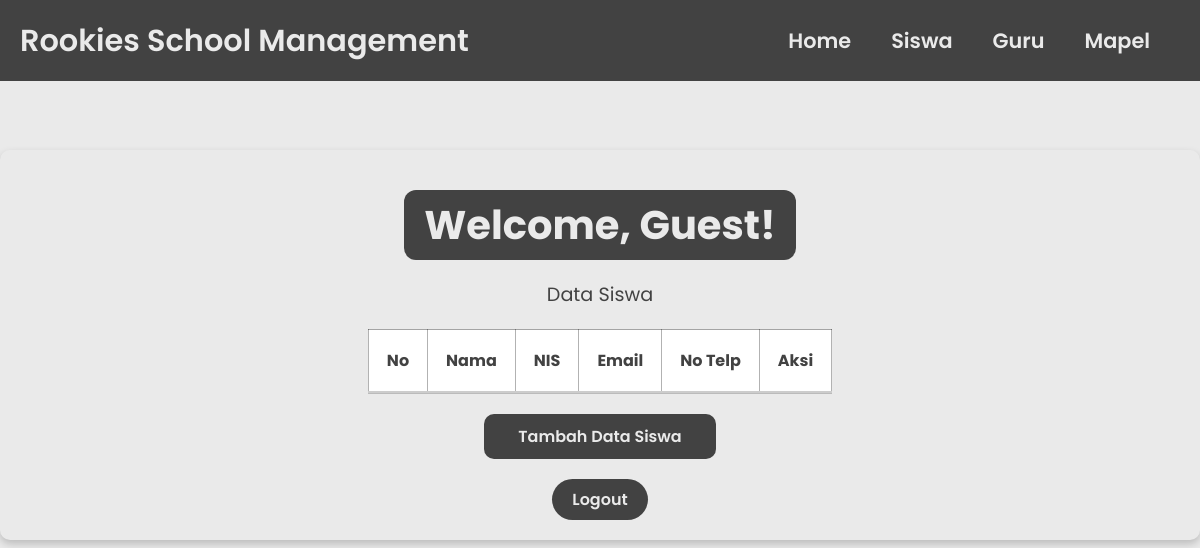
Before: /siswa.php with the older database file.
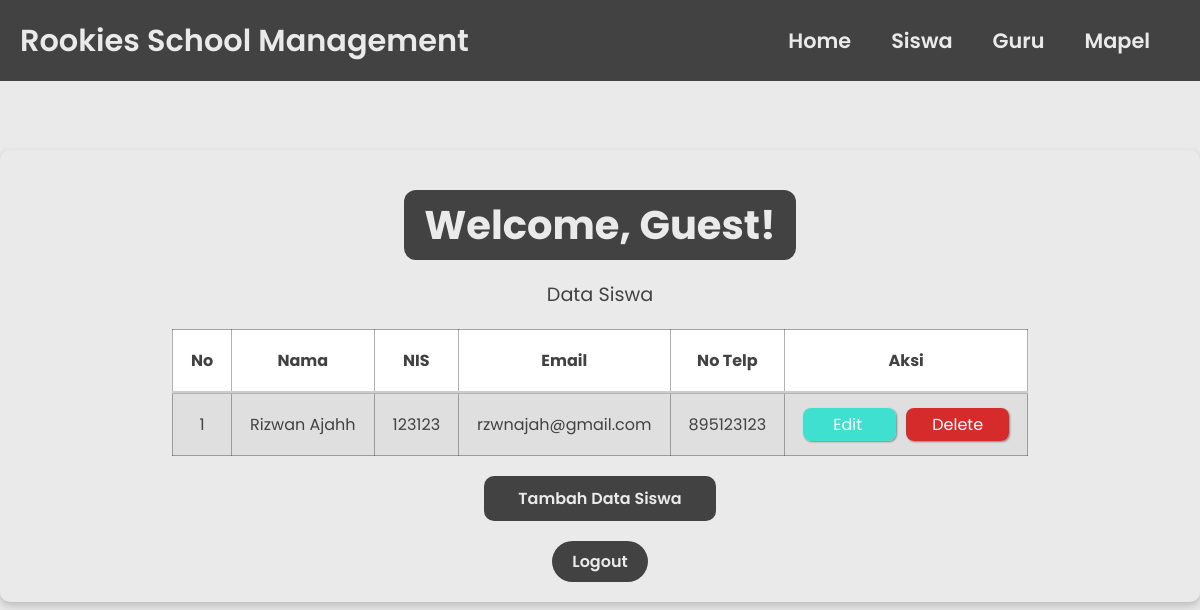
After: the same page with the newer database file.
### tables this page shows
CREATE TABLE `siswa` (
  `id` int(11) NOT NULL AUTO_INCREMENT,
  `nama` varchar(255) NOT NULL,
  `nis` int(100) NOT NULL,
  `email` varchar(255) NOT NULL,
  `no_telp` varchar(20) NOT NULL,
  PRIMARY KEY (`id`)
);

### functions.php (called while the page is built, shortened)
<?php
$host_db    = "localhost";
$user_db    = "root";
$pass_db    = "";
$nama_db    = "sekolah";
$conn    = mysqli_connect($host_db, $user_db, $pass_db, $nama_db);
function query($query) {
  global $conn;
  $result = mysqli_query($conn, $query);
  $rows = [];
  while ( $row = mysqli_fetch_assoc($result) ) {
    $rows[] = $row;
  }
  return $rows;
}
?>

### siswa.php (the view, shortened to what this page needs)
<?php
require "functions.php";
$siswa = query("SELECT * FROM siswa");
if (!isset($_SESSION['session_username'])) {
    $username = "Guest";
} else {
    $username = htmlspecialchars($_SESSION['session_username']);
}
?>
<!DOCTYPE html>
<html lang="en">
<head>
  <link rel="stylesheet" href="css-file/anggota.css">
</head>
<body>
  <header>
    <div class="brand">Rookies School Management</div>
    <nav>
      <ul>
        <li><a href="anggota.php">Home</a></li>
        <li><a href="siswa.php">Siswa</a></li>
        <li><a href="guru.php">Guru</a></li>
        <li><a href="mapel.php">Mapel</a></li>
      </ul>
    </nav>
  </header>
  <div class="container">
    <h1 class="welcome">Welcome, <?php echo $username; ?>!</h1>
    <p>Data Siswa</p>
    <table border="1" cellpadding="10" cellspacing="0">
      <tr>
        <th>No</th>
        <th>Nama</th>
        <th>NIS</th>
        <th>Email</th>
        <th>No Telp</th>
        <th>Aksi</th>
      </tr>
      <?php $i = 1; ?>
      <?php foreach( $siswa as $s ) : ?>
      <tr>
        <td><?= $i; ?></td>
        <td><?= $s["nama"]; ?></td>
        <td><?= $s["nis"]; ?></td>
        <td><?= $s["email"]; ?></td>
        <td><?= $s["no_telp"]; ?></td>
        <td><a class="edit-btn" href="update.php?tabel=siswa&id=<?= $s["id"]; ?>">Edit </a> <a class="delete-btn"
            href="delete.php?tabel=siswa&id=<?= $s['id']; ?>">Delete</a></td>
      </tr>
      <?php $i++; ?>
      <?php endforeach; ?>
    </table>
    <a class="add-user" href="create.php?tabel=siswa">Tambah Data Siswa</a>
    <div class="logout-link">
      <form action="<?php echo htmlspecialchars($_SERVER['PHP_SELF']); ?>" method="post">
        <input type="submit" name="logout" class="btn" value="Logout">
      </form>
    </div>
  </div>
</body>
</html>

Changed rows visible on the page:
added siswa: nama "Rizwan Ajahh", nis "123123", email "rzwnajah@gmail.com", no_telp "895123123"
